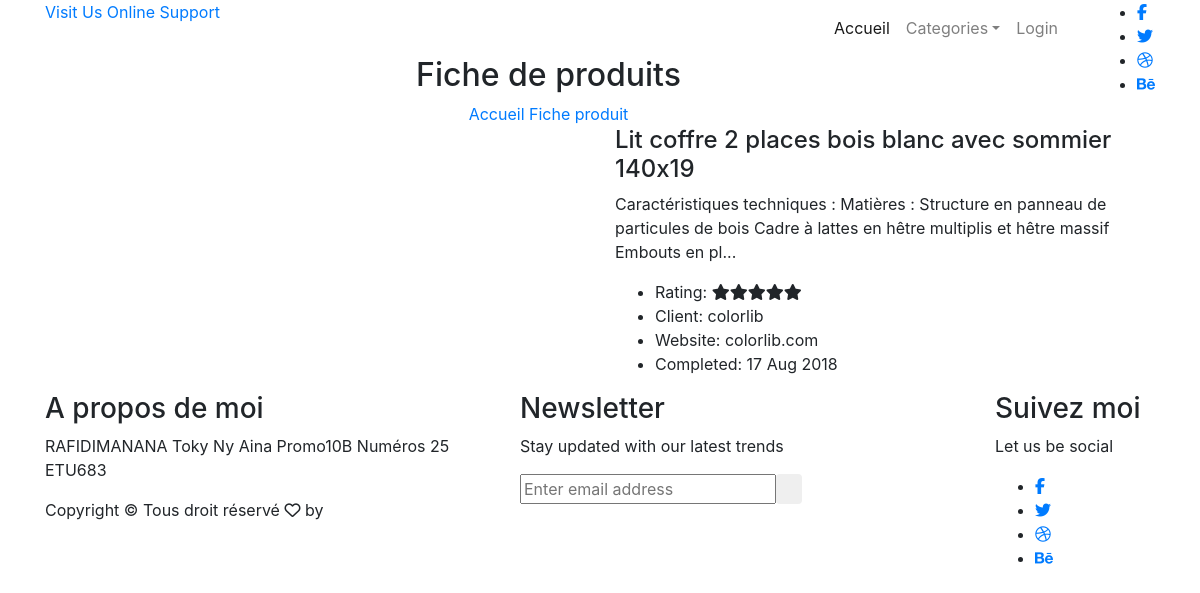
Screenshot of /fiches/3/fiches-de-produit with the database file from the repository.
### tables this page shows
CREATE TABLE IF NOT EXISTS `pieces` (
  `IDPIECES` int(10) unsigned NOT NULL AUTO_INCREMENT,
  `IDCATEGORIE` int(10) unsigned NOT NULL,
  `NOMPIECES` varchar(50) DEFAULT NULL,
  `DESCRIPTIONS` longtext,
  `NOTES` int(11) DEFAULT NULL,
  `NOUVEAU` int(11) DEFAULT NULL,
  `MATIERES` longtext,
  PRIMARY KEY (`IDPIECES`),
  KEY `FK_SOUSCATEGORIE` (`IDCATEGORIE`)
);

### web/fonctions/get_data.php (called while the page is built, shortened)
<?php
    function getConnection(){
        $servername = "sql7.freemysqlhosting.net:3306";
        $username = "sql7290683";
        $password = "JjrX6qeGsB";
        $dbname = "sql7290683";
        $con = null;
        try{
            $con = new mysqli($servername, $username, $password, $dbname);
        }catch(Exception $e){
            throw $e->getMessage();
        }
        return $con;
    }
    function getPiecesById($id){
        $response = null;
        $conn = getConnection();
        try{
            $sql = " SELECT * FROM pieces WHERE IDPIECES=".$id;
            $result = $conn->query($sql);
            $response = $result;
        }catch(Exception $e){
            throw $e->getMessage();
        }
        return $response;
    }
?>

### web/include/content-fiches.php (the view, shortened to what this page needs)
<?php
	$idPieces = $_GET['idPiece'];
	$response = getPiecesById($idPieces);
	$response = $response->fetch_assoc();
?>
<section class="banner_area">
	<div class="banner_inner d-flex align-items-center">
		<div class="container">
			<div class="banner_content text-center">
				<h2>Fiche de produits</h2>
				<div class="page_link">
					<a href="index.html">Accueil</a>
					<a href="contact.html">Fiche produit</a>
				</div>
			</div>
		</div>
	</div>
</section>
<section class="portfolio_details_area p_120">
        	<div class="container">
        		<div class="portfolio_details_inner">
					<div class="row">
						<div class="col-md-6">
							<div class="left_img">
							</div>
						</div>
						<div class="col-md-6">
							<div class="portfolio_right_text">
								<h4><?php echo $response['NOMPIECES']; ?></h4>
								<p><?php echo $response['DESCRIPTIONS']; ?></p>
								<ul class="list">
									<li><span>Rating</span>: <i class="fa fa-star"></i><i class="fa fa-star"></i><i class="fa fa-star"></i><i class="fa fa-star"></i><i class="fa fa-star"></i></li>
									<li><span>Client</span>:  colorlib</li>
									<li><span>Website</span>:  colorlib.com</li>
									<li><span>Completed</span>:  17 Aug 2018</li>
								</ul>
							</div>
						</div>
					</div>
        		</div>
        	</div>
        </section>

### rows the page displays
pieces: NOMPIECES "Lit coffre 2 places bois blanc avec sommier 140x19", DESCRIPTIONS "Caractéristiques techniques : Matières : Structure en panneau de particules de bois Cadre à lattes en hêtre multiplis et hêtre massif Embouts en pl..."
